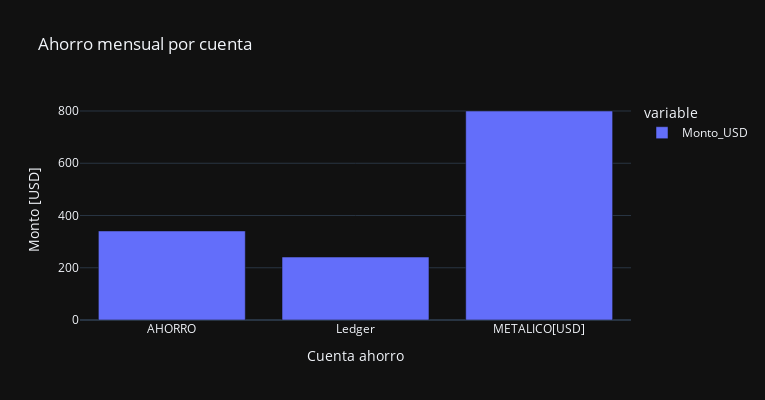

Write notebook code for a chart like this one.
### Code cell
plotter_ahorro.add_plot(*BackendPlotter(instance.set_content(feature="Grafico de Barras").set_title("Ahorro mensual por cuenta")).plot_kind(kind="bar"), 'plot_kind')

### Figure 1 — Plotly figure (JSON) as saved in the notebook; plotly's stock layout.template omitted (floating-point values rounded to 4 significant figures)
{"data": [{"alignmentgroup": "True", "hovertemplate": "variable=Monto_USD<br>Cuenta ahorro=%{x}<br>Monto [USD]=%{y}<extra></extra>", "legendgroup": "Monto_USD", "marker": {"color": "#636efa", "pattern": {"shape": ""}}, "name": "Monto_USD", "offsetgroup": "Monto_USD", "orientation": "v", "showlegend": true, "textposition": "auto", "type": "bar", "x": ["AHORRO", "Ledger", "METALICO[USD]"], "xaxis": "x", "y": [340.8, 241, 800], "yaxis": "y"}], "layout": {"barmode": "relative", "height": 400, "legend": {"title": {"text": "variable"}, "tracegroupgap": 0}, "title": {"text": "Ahorro mensual por cuenta"}, "width": 765, "xaxis": {"anchor": "y", "domain": [0, 1], "title": {"text": "Cuenta ahorro"}}, "yaxis": {"anchor": "x", "domain": [0, 1], "title": {"text": "Monto [USD]"}}}}
